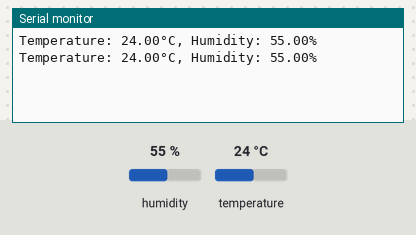
A sketch run on a simulated ESP8266 (NodeMCU). Parts: the last lines printed to the serial monitor. The inputs (shaded band) are chosen by the test bench; at power-on: humidity 55 %, temperature 24 °C. WiFi joins after 1.5 s; servers stay silent unless stated.

Above: at 11.1 s.
11.2 s: humidity set to 22 %
At 21.4 s:
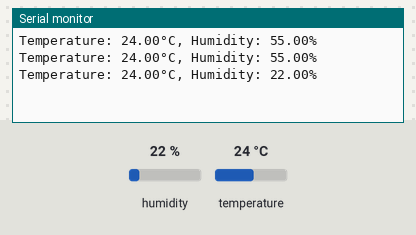
21.5 s: temperature set to 12 °C
At 31.7 s:
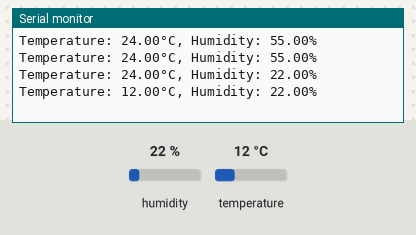
31.8 s: humidity set to 40 %
At 42.0 s:
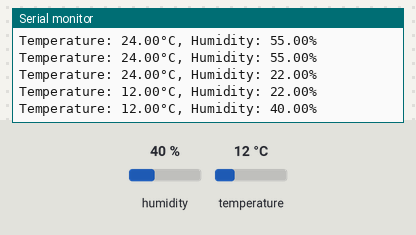
Timing chart, 0 to 43.5 s (numbered marks = the images above; inputs shaded):
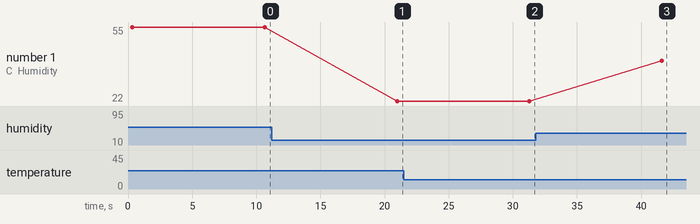

The sketch:

FirebaseEsp8266DHT.ino
```cpp
#include <FirebaseArduino.h>
#include <ESP8266WiFi.h>
#include <DHT.h>

#define FIREBASE_HOST "streetlight-0707"
#define FIREBASE_AUTH "your-auth-token"
#define WIFI_SSID "your-ssid"
#define WIFI_PASSWORD "your-password"

#define DHTPIN 2           // Define the pin where the DHT11 sensor is connected
#define DHTTYPE DHT11       // Define the type of sensor (DHT11, DHT22, AM2302)

DHT dht(DHTPIN, DHTTYPE);

void setup() {
  WiFi.begin(WIFI_SSID, WIFI_PASSWORD);
  dht.begin();

  // Initialize Firebase
  Firebase.begin(FIREBASE_HOST, FIREBASE_AUTH);
}

void loop() {
  // Read temperature and humidity from the DHT11 sensor
  float temperature = dht.readTemperature();
  float humidity = dht.readHumidity();

  if (!isnan(temperature) && !isnan(humidity)) {
    // Send data to Firebase Firestore
    Firebase.setFloat("/sensors/dht11/temperature", temperature);
    Firebase.setFloat("/sensors/dht11/humidity", humidity);
    Serial.print("Temperature: ");
    Serial.print(temperature);
    Serial.print("°C, Humidity: ");
    Serial.print(humidity);
    Serial.println("%");
  } else {
    Serial.println("Failed to read from DHT sensor.");
  }

  delay(10000); // Adjust the delay as needed for your data update frequency
}
```

Measured:
- after the input at 11.2 s, the serial monitor: prints a new line after 9.8 s (image 1)
- after the input at 21.5 s, the serial monitor: prints a new line after 9.8 s (image 2)
- after the input at 31.8 s, the serial monitor: prints a new line after 9.8 s (image 3)
- plotted number 1: 55 → 22 after the input at 11.2 s, 22 → 40 after the input at 31.8 s
